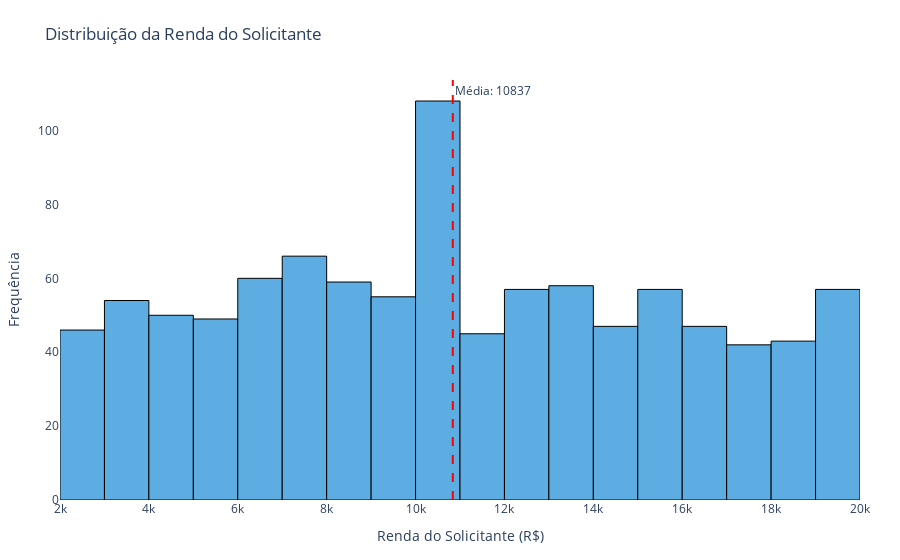

Source (notebook cell):
### Markdown cell above
#### **Histograma: Distribuição da renda do solicitante**

### Code cell
fig_applicant_income = px.histogram(
    df,
    x='Applicant_Income',
    nbins=30,  # ajusta número de intervalos
    color_discrete_sequence=['#5DADE2'],  # azul suave
    title='Distribuição da Renda do Solicitante',
    labels={'Applicant_Income': 'Renda do Solicitante (R$)'}
)

# adiciona linha da média
mean_income = df['Applicant_Income'].mean()
fig_applicant_income.add_vline(
    x=mean_income,
    line_dash='dash',
    line_color='red',
    annotation_text=f"Média: {mean_income:.0f}",
    annotation_position='top right'
)

fig_applicant_income.update_traces(
    marker_line_color='black',
    marker_line_width=1
)
fig_applicant_income.update_layout(
    xaxis_title='Renda do Solicitante (R$)',
    yaxis_title='Frequência',
    plot_bgcolor='white',
    margin=dict(t=80, l=60, r=40, b=60)
)

fig_applicant_income.show()

### Figure 1 — Plotly figure (JSON) as saved in the notebook; plotly's stock layout.template omitted (floating-point values rounded to 4 significant figures; data arrays with more than 128 entries replaced by an {"elided": "..."} marker saying what was removed)
{"data": [{"alignmentgroup": "True", "bingroup": "x", "hovertemplate": "Renda do Solicitante (R$)=%{x}<br>count=%{y}<extra></extra>", "legendgroup": "", "marker": {"color": "#5DADE2", "line": {"color": "black", "width": 1}, "pattern": {"shape": ""}}, "name": "", "nbinsx": 30, "offsetgroup": "", "orientation": "v", "showlegend": false, "type": "histogram", "x": {"elided": "1000 int values"}, "xaxis": "x", "yaxis": "y"}], "layout": {"annotations": [{"showarrow": false, "text": "Média: 10837", "x": 10840.0, "xanchor": "left", "xref": "x", "y": 1, "yanchor": "top", "yref": "y domain"}], "barmode": "relative", "legend": {"tracegroupgap": 0}, "margin": {"b": 60, "l": 60, "r": 40, "t": 80}, "plot_bgcolor": "white", "shapes": [{"line": {"color": "red", "dash": "dash"}, "type": "line", "x0": 10840.0, "x1": 10840.0, "xref": "x", "y0": 0, "y1": 1, "yref": "y domain"}], "title": {"text": "Distribuição da Renda do Solicitante"}, "xaxis": {"anchor": "y", "domain": [0, 1], "title": {"text": "Renda do Solicitante (R$)"}}, "yaxis": {"anchor": "x", "domain": [0, 1], "title": {"text": "Frequência"}}}}
